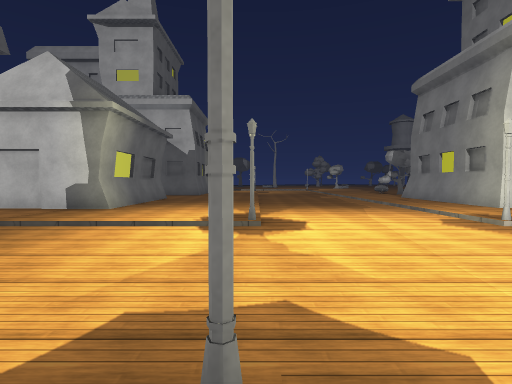
view 1 (above)

24 first-person views from a walk through a 3-D level made in the Unity game engine. The camera is 1.3 m above the floor, tilts 2° down and sees 80° across. The floor is counted in squares, 2 m on a side. Each view is taken from the middle of a square. On the plan, view 1 faces up. The plan holds only what a view shows up to about 10 squares ahead; the rest is blank. The place goes on beyond the plan. The player character is not drawn. Some animated figures are left out. Surface patterns are stand-ins for the level's own textures.

view 2
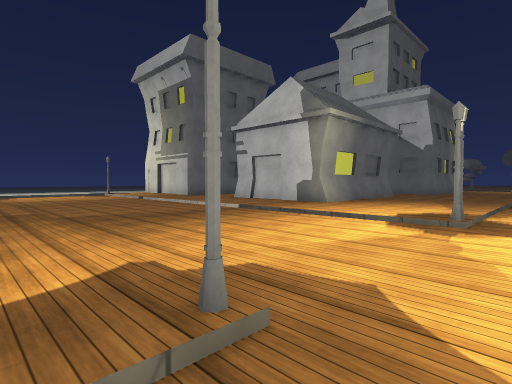

view 3
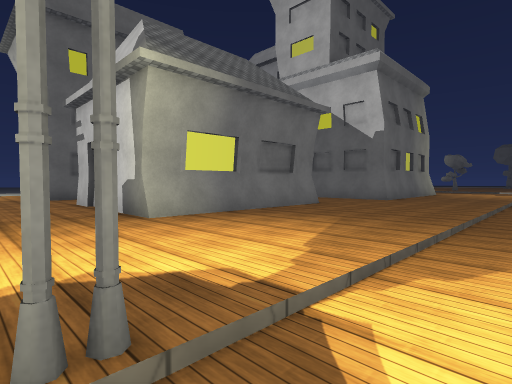

view 4
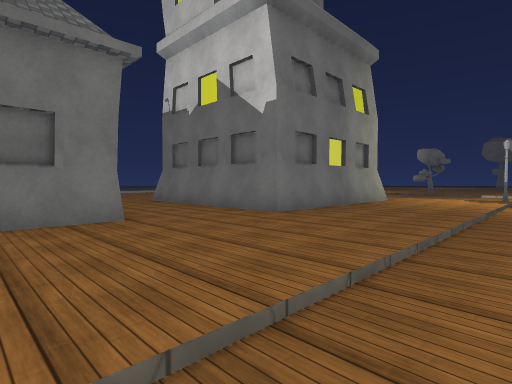

view 5
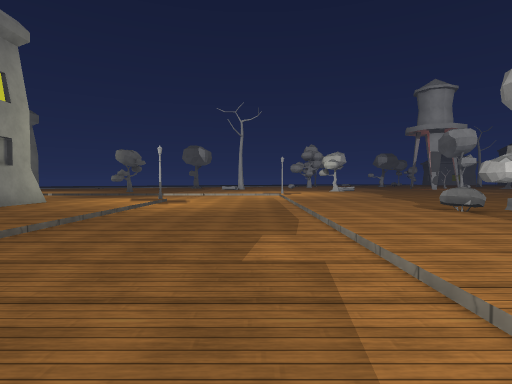

view 6
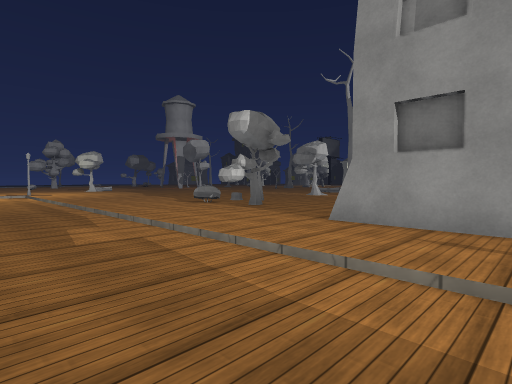

view 7
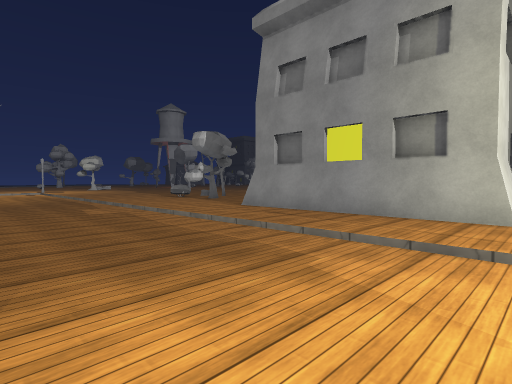

view 8
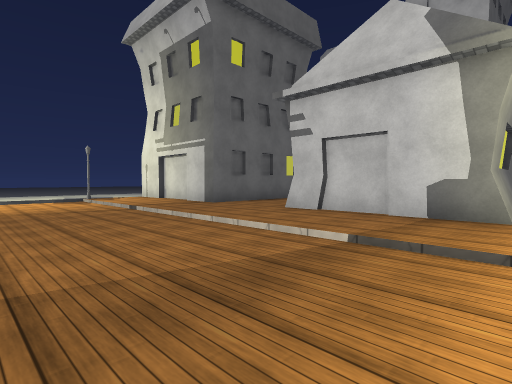

view 9
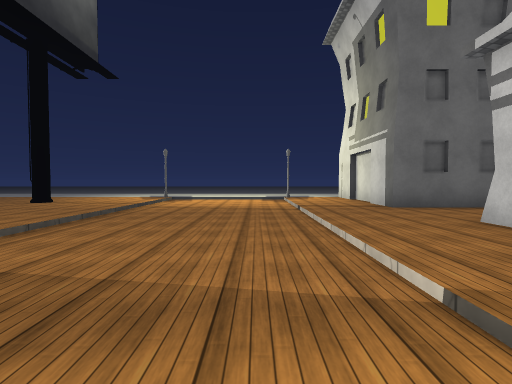

view 10
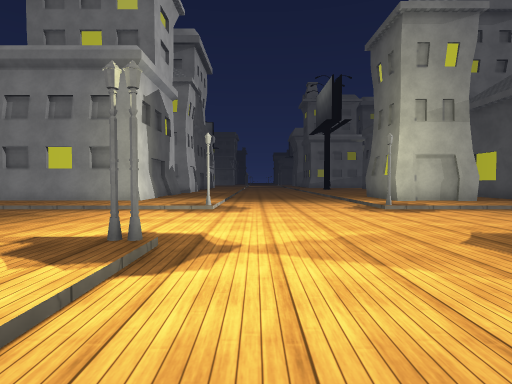

view 11
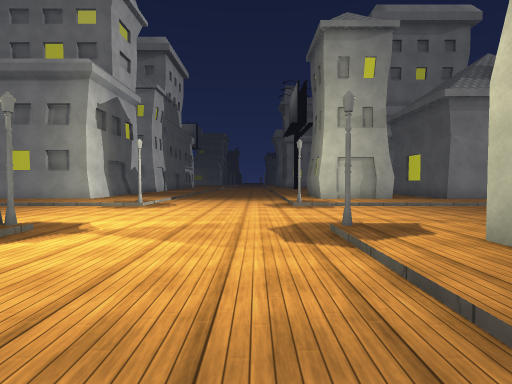

view 12
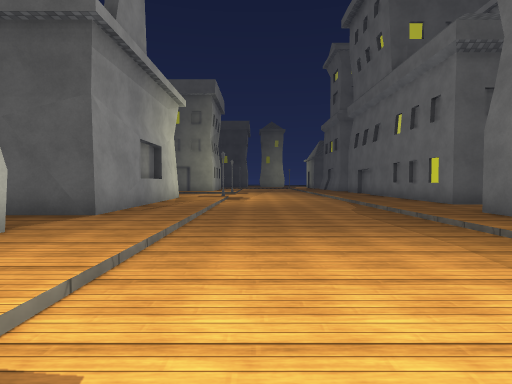

view 13
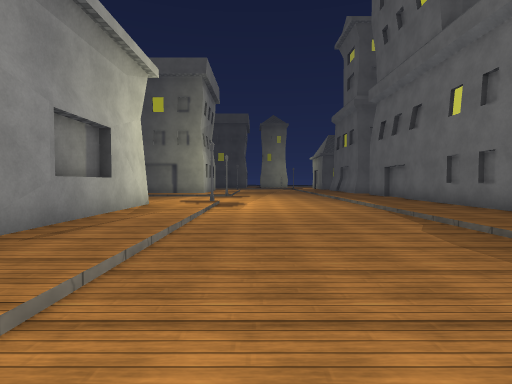

view 14
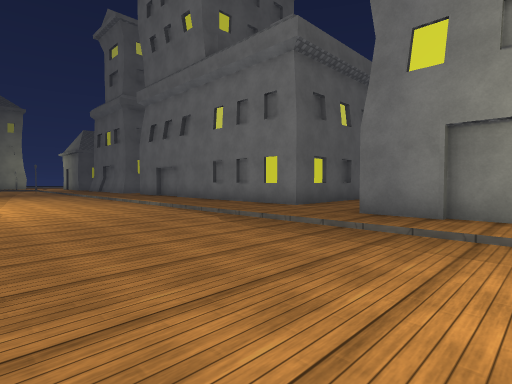

view 15
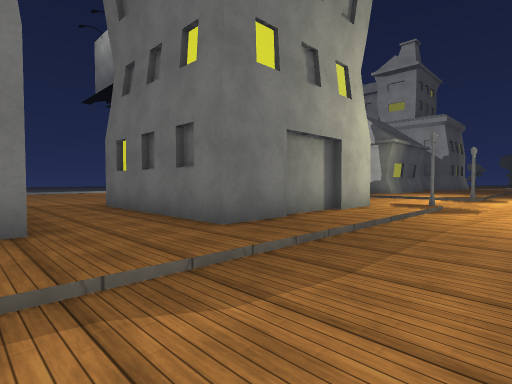

view 16
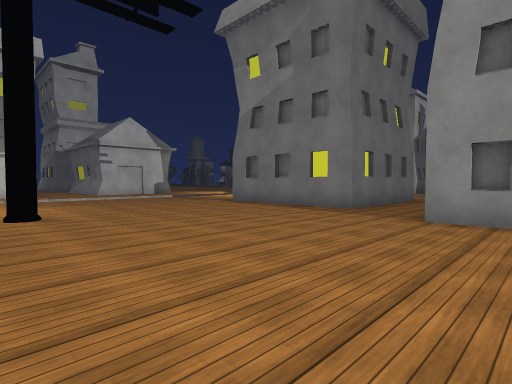

view 17
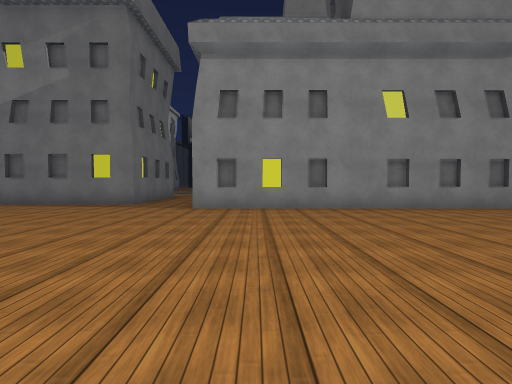

view 18
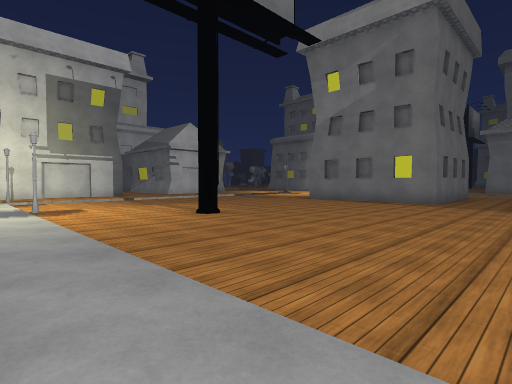

view 19
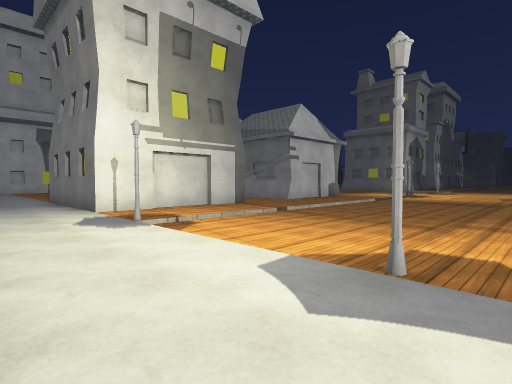

view 20
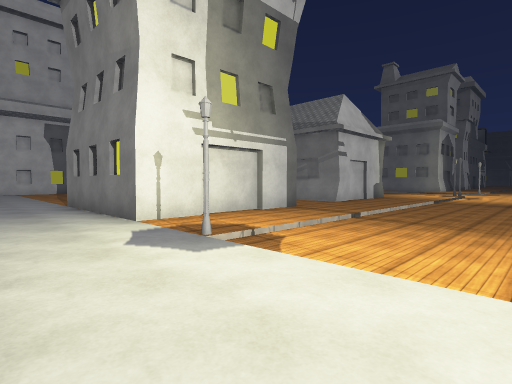

view 21
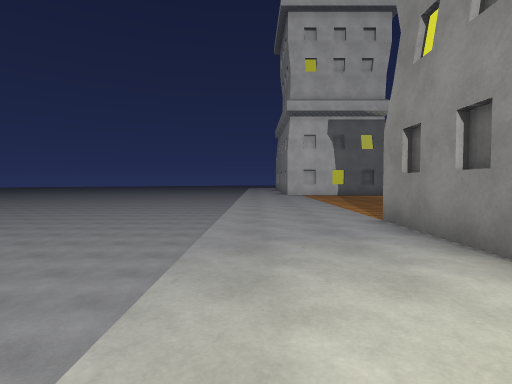

view 22
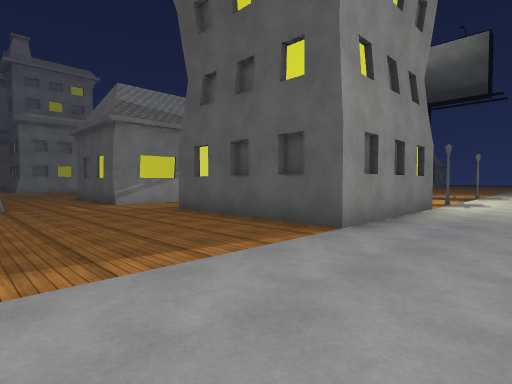

view 23
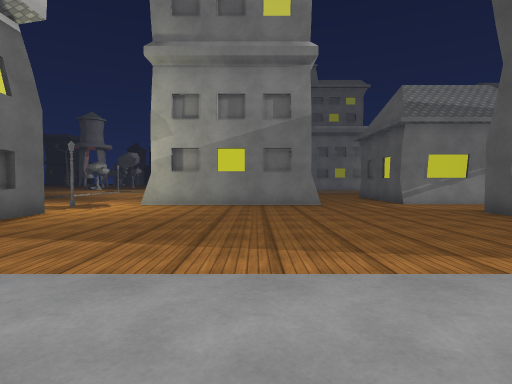

view 24
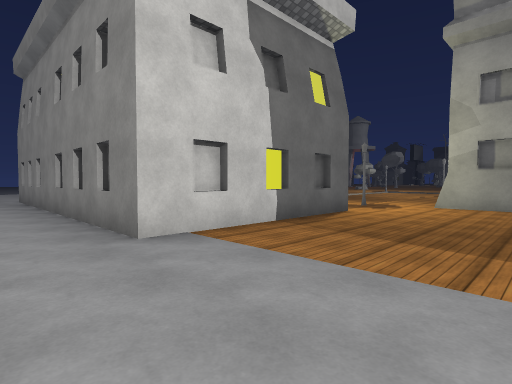

### Floor plan
Key: @ floor where view 1 was taken; # wall or solid block; . main floor; - floor 0.25 m lower than the main floor; / step, stairs or slope; v drop or lower ground; B bush; O other object.
Columns run from 17 left of view 1 to 7 right of it. Each row starts with its distance up from view 1.
 26   .#
 25   .#
 24   .#
 23   .#
 22  ..#      --        -/
 21  ..#####.#//  ///#---/...
 20  ...........  .../---/...
 19  .........#   #../---/...
 18  .........#   #../---/...
 17  .........#   #../---/..B
 16 v.........#   #../---/...
 15 v.........#####../---/.OO
 14 v................/---/...
 13 v................/---/...
 12 v................/---/.#
 11 v...####..####.../---/.#
 10 v...#  #..#  #.../---/.#
  9 v...#  #..#  #.../---/.#
  8 v...#  #..####.../---/.##
  7 v...####../....../---/...
  6  ........./....../---/...
  5  ..#/////////////#---#///
  4  ../---------------------
  3  ../---------------------
  2  ../---------------------
  1  ..#/////////////#---#///
  0  ................@---/.##
 -1    .........#  #//---/.#
 -2   ....#.....#  #./---/.#
 -3   ..........#  #./---/...
 -4   ..........####//---/.##
 -5   .............../---/.#
 -6   .............../---/.#
 -7   .........#####./---/.#
 -8    ........#   #./---/.#
 -9     .......#   #./---/.#
-10      ......#   #./---/..
-11       .....#   #./---#//
-12        ....#   #./----

Where each view was taken, in squares from view 1:
view 1: 0 up, 0 right, facing up
view 2: 0 up, 1 right, facing up-left
view 3: 5 up, 1 right, facing up-left
view 4: 10 up, 1 right, facing up-left
view 5: 11 up, 3 right, facing up
view 6: 10 up, 2 right, facing up-right
view 7: 7 up, 1 right, facing up-right
view 8: 2 up, 3 left, facing up-left
view 9: 4 up, 3 left, facing left
view 10: 4 up, 3 left, facing right
view 11: 2 up, 4 left, facing right
view 12: 1 up, 3 right, facing down
view 13: 2 down, 3 right, facing down
view 14: 2 down, 4 right, facing down-left
view 15: 7 down, 2 right, facing up-left
view 16: 8 down, 12 left, facing up-right
view 17: 8 down, 14 left, facing right
view 18: 7 down, 15 left, facing up-right
view 19: 0 up, 16 left, facing up-right
view 20: 2 up, 16 left, facing up-right
view 21: 6 up, 16 left, facing up
view 22: 15 up, 16 left, facing down-right
view 23: 16 up, 16 left, facing right
view 24: 17 up, 16 left, facing up-right
